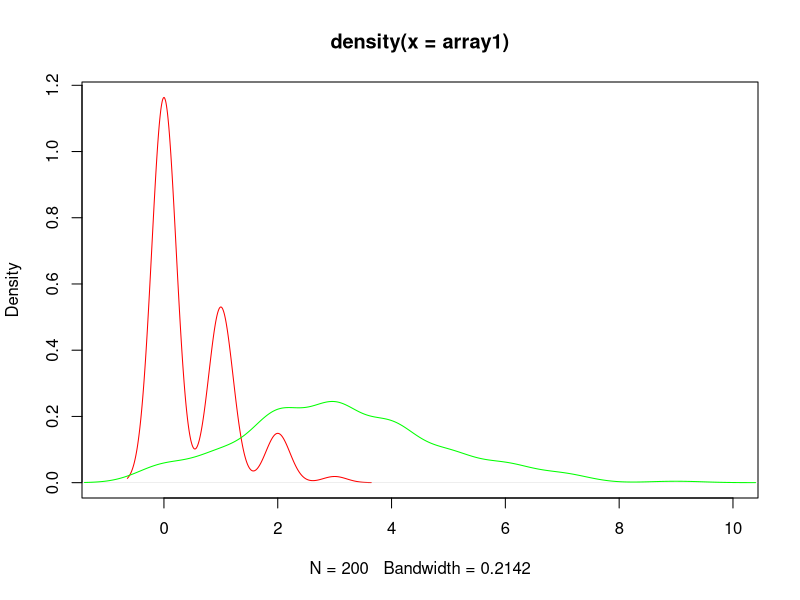
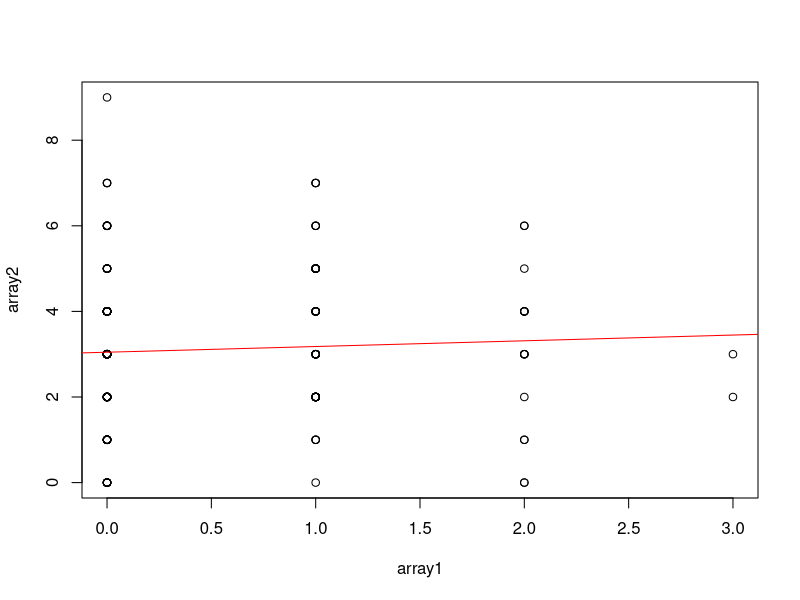

Source code (R) for these figures, in order:
###

array1 <- rpois(200, lambda = 0.5)
array2 <- rpois(200, lambda = 3)
summary(array1)
summary(array2)

###

den1 <- density(array1)
den2 <- density(array2)

plot(den1,type="l",col="red", xlim=c(-1, 10))
lines(den2,col="green")

###

d = cbind(array1, array2)
plot(d, xlab="array1", ylab = "array2")
abline(lm(d[,2]~ d[,1]), col='red')
cor(d[,1], d[,2], m = 'sp')
cor.test(d[,1], d[,2], m = 'sp')$p.value

###

write.table(d, file = 'pois.tab', sep = '\t')



